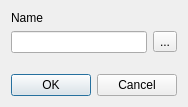
<?xml version="1.0" encoding="UTF-8"?>
<ui version="4.0">
 <class>FTagEdit</class>
 <widget class="QDialog" name="FTagEdit">
  <property name="geometry">
   <rect>
    <x>0</x>
    <y>0</y>
    <width>179</width>
    <height>107</height>
   </rect>
  </property>
  <property name="windowTitle">
   <string>Tag edit</string>
  </property>
  <property name="windowIcon">
   <iconset resource="../../../res/hacc.qrc">
    <normaloff>:/items/tag.png</normaloff>:/items/tag.png</iconset>
  </property>
  <layout class="QVBoxLayout" name="verticalLayout">
   <item>
    <widget class="QLabel" name="label">
     <property name="text">
      <string>Name</string>
     </property>
    </widget>
   </item>
   <item>
    <layout class="QHBoxLayout" name="horizontalLayout">
     <item>
      <widget class="QLineEdit" name="leName"/>
     </item>
     <item>
      <widget class="QToolButton" name="tbClearName">
       <property name="toolTip">
        <string>Clear name</string>
       </property>
       <property name="text">
        <string>...</string>
       </property>
       <property name="icon">
        <iconset resource="../../../res/hacc.qrc">
         <normaloff>:/main/icons/edit-clear-locationbar-rtl.png</normaloff>:/main/icons/edit-clear-locationbar-rtl.png</iconset>
       </property>
      </widget>
     </item>
    </layout>
   </item>
   <item>
    <spacer name="verticalSpacer">
     <property name="orientation">
      <enum>Qt::Vertical</enum>
     </property>
     <property name="sizeHint" stdset="0">
      <size>
       <width>20</width>
       <height>8</height>
      </size>
     </property>
    </spacer>
   </item>
   <item>
    <widget class="QDialogButtonBox" name="buttonBox">
     <property name="orientation">
      <enum>Qt::Horizontal</enum>
     </property>
     <property name="standardButtons">
      <set>QDialogButtonBox::Cancel|QDialogButtonBox::Ok</set>
     </property>
    </widget>
   </item>
  </layout>
 </widget>
 <tabstops>
  <tabstop>leName</tabstop>
  <tabstop>buttonBox</tabstop>
  <tabstop>tbClearName</tabstop>
 </tabstops>
 <resources>
  <include location="../../../res/hacc.qrc"/>
 </resources>
 <connections>
  <connection>
   <sender>tbClearName</sender>
   <signal>clicked()</signal>
   <receiver>leName</receiver>
   <slot>clear()</slot>
   <hints>
    <hint type="sourcelabel">
     <x>209</x>
     <y>125</y>
    </hint>
    <hint type="destinationlabel">
     <x>170</x>
     <y>121</y>
    </hint>
   </hints>
  </connection>
  <connection>
   <sender>buttonBox</sender>
   <signal>accepted()</signal>
   <receiver>FTagEdit</receiver>
   <slot>accept()</slot>
   <hints>
    <hint type="sourcelabel">
     <x>157</x>
     <y>238</y>
    </hint>
    <hint type="destinationlabel">
     <x>294</x>
     <y>241</y>
    </hint>
   </hints>
  </connection>
  <connection>
   <sender>buttonBox</sender>
   <signal>rejected()</signal>
   <receiver>FTagEdit</receiver>
   <slot>reject()</slot>
   <hints>
    <hint type="sourcelabel">
     <x>150</x>
     <y>232</y>
    </hint>
    <hint type="destinationlabel">
     <x>43</x>
     <y>232</y>
    </hint>
   </hints>
  </connection>
 </connections>
</ui>
